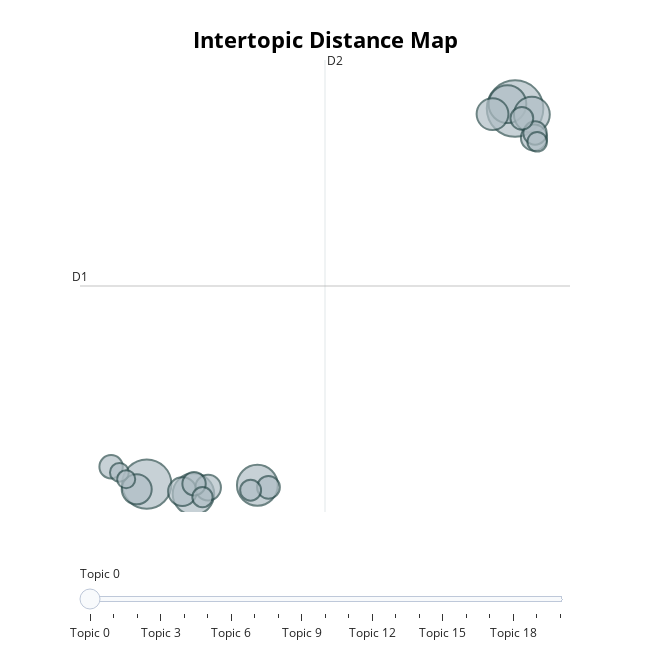

Here is the notebook cell this chart was saved with:
### Code cell
model.visualize_topics()

### Figure 1 — Plotly figure (JSON) as saved in the notebook; plotly's stock layout.template omitted (floating-point values rounded to 4 significant figures)
{"data": [{"customdata": [[0, "writing | instruction | second | composition | language", 117], [1, "language | tests | reading | second | posttests", 89], [2, "teacher | teachers | language | attitudes | faculty", 63], [3, "communication | intercultural | mediated | language | cultural", 61], [4, "instruction | assisted | computer | second | language", 52], [5, "second | language | student | english | attitudes", 47], [6, "linguistics | computational | language | second | phrase", 37], [7, "chinese | mandarin | language | instruction | second", 33], [8, "technology | uses | in | education | educational", 30], [9, "blended | learning | instructional | student | language", 25], [10, "teacher | school | teachers | technology | middle", 24], [11, "pandemics | 19 | covid | closing | online", 20], [12, "computer | science | engineering | education | programming", 20], [13, "literacy | teachers | technological | teacher | content", 20], [14, "devices | handheld | student | technology | telecommunications", 19], [15, "computer | assisted | communication | mediated | instruction", 19], [16, "spanish | language | task | learning | instruction", 16], [17, "technology | college | education | faculty | educational", 15], [18, "simulation | games | learning | educational | computer", 14], [19, "systems | integrated | courses | online | analytics", 13], [20, "evaluation | instruction | computer | assisted | instructional", 12]], "hovertemplate": "<b>Topic %{customdata[0]}</b><br>%{customdata[1]}<br>Size: %{customdata[2]}", "legendgroup": "", "marker": {"color": "#B0BEC5", "line": {"color": "DarkSlateGrey", "width": 2}, "size": [117, 89, 63, 61, 52, 47, 37, 33, 30, 25, 24, 20, 20, 20, 19, 19, 16, 15, 14, 13, 12], "sizemode": "area", "sizeref": 0.07312, "symbol": "circle"}, "mode": "markers", "name": "", "orientation": "v", "showlegend": false, "type": "scatter", "x": [5.471, -4.774, -3.475, -1.697, 5.259, 5.938, 4.844, -5.054, -3.782, 5.998, -3.066, 6.027, -5.766, -3.458, 5.659, -1.388, -1.885, -3.224, 6.086, -5.535, -5.347], "xaxis": "x", "y": [15.85, -4.698, -5.242, -4.763, 16.09, 15.52, 15.55, -4.985, -5.108, 14.26, -4.891, 14.51, -3.753, -4.682, 15.32, -4.876, -5.032, -5.413, 14.03, -4.057, -4.432], "yaxis": "y"}], "layout": {"annotations": [{"showarrow": false, "text": "D1", "x": -6.631, "y": 6.14, "yshift": 10}, {"showarrow": false, "text": "D2", "x": 0.1841, "xshift": 10, "y": 18.51}], "height": 650, "hoverlabel": {"bgcolor": "white", "font": {"family": "Rockwell", "size": 16}}, "legend": {"itemsizing": "constant", "tracegroupgap": 0}, "margin": {"t": 60}, "shapes": [{"line": {"color": "#CFD8DC", "width": 2}, "type": "line", "x0": 0.1841, "x1": 0.1841, "y0": -6.225, "y1": 18.51}, {"line": {"color": "#9E9E9E", "width": 2}, "type": "line", "x0": -6.631, "x1": 6.999, "y0": 6.14, "y1": 6.14}], "sliders": [{"active": 0, "pad": {"t": 50}, "steps": [{"args": [{"marker.color": [["red", "#B0BEC5", "#B0BEC5", "#B0BEC5", "#B0BEC5", "#B0BEC5", "#B0BEC5", "#B0BEC5", "#B0BEC5", "#B0BEC5", "#B0BEC5", "#B0BEC5", "#B0BEC5", "#B0BEC5", "#B0BEC5", "#B0BEC5", "#B0BEC5", "#B0BEC5", "#B0BEC5", "#B0BEC5", "#B0BEC5"]]}], "label": "Topic 0", "method": "update"}, {"args": [{"marker.color": [["#B0BEC5", "red", "#B0BEC5", "#B0BEC5", "#B0BEC5", "#B0BEC5", "#B0BEC5", "#B0BEC5", "#B0BEC5", "#B0BEC5", "#B0BEC5", "#B0BEC5", "#B0BEC5", "#B0BEC5", "#B0BEC5", "#B0BEC5", "#B0BEC5", "#B0BEC5", "#B0BEC5", "#B0BEC5", "#B0BEC5"]]}], "label": "Topic 1", "method": "update"}, {"args": [{"marker.color": [["#B0BEC5", "#B0BEC5", "red", "#B0BEC5", "#B0BEC5", "#B0BEC5", "#B0BEC5", "#B0BEC5", "#B0BEC5", "#B0BEC5", "#B0BEC5", "#B0BEC5", "#B0BEC5", "#B0BEC5", "#B0BEC5", "#B0BEC5", "#B0BEC5", "#B0BEC5", "#B0BEC5", "#B0BEC5", "#B0BEC5"]]}], "label": "Topic 2", "method": "update"}, {"args": [{"marker.color": [["#B0BEC5", "#B0BEC5", "#B0BEC5", "red", "#B0BEC5", "#B0BEC5", "#B0BEC5", "#B0BEC5", "#B0BEC5", "#B0BEC5", "#B0BEC5", "#B0BEC5", "#B0BEC5", "#B0BEC5", "#B0BEC5", "#B0BEC5", "#B0BEC5", "#B0BEC5", "#B0BEC5", "#B0BEC5", "#B0BEC5"]]}], "label": "Topic 3", "method": "update"}, {"args": [{"marker.color": [["#B0BEC5", "#B0BEC5", "#B0BEC5", "#B0BEC5", "red", "#B0BEC5", "#B0BEC5", "#B0BEC5", "#B0BEC5", "#B0BEC5", "#B0BEC5", "#B0BEC5", "#B0BEC5", "#B0BEC5", "#B0BEC5", "#B0BEC5", "#B0BEC5", "#B0BEC5", "#B0BEC5", "#B0BEC5", "#B0BEC5"]]}], "label": "Topic 4", "method": "update"}, {"args": [{"marker.color": [["#B0BEC5", "#B0BEC5", "#B0BEC5", "#B0BEC5", "#B0BEC5", "red", "#B0BEC5", "#B0BEC5", "#B0BEC5", "#B0BEC5", "#B0BEC5", "#B0BEC5", "#B0BEC5", "#B0BEC5", "#B0BEC5", "#B0BEC5", "#B0BEC5", "#B0BEC5", "#B0BEC5", "#B0BEC5", "#B0BEC5"]]}], "label": "Topic 5", "method": "update"}, {"args": [{"marker.color": [["#B0BEC5", "#B0BEC5", "#B0BEC5", "#B0BEC5", "#B0BEC5", "#B0BEC5", "red", "#B0BEC5", "#B0BEC5", "#B0BEC5", "#B0BEC5", "#B0BEC5", "#B0BEC5", "#B0BEC5", "#B0BEC5", "#B0BEC5", "#B0BEC5", "#B0BEC5", "#B0BEC5", "#B0BEC5", "#B0BEC5"]]}], "label": "Topic 6", "method": "update"}, {"args": [{"marker.color": [["#B0BEC5", "#B0BEC5", "#B0BEC5", "#B0BEC5", "#B0BEC5", "#B0BEC5", "#B0BEC5", "red", "#B0BEC5", "#B0BEC5", "#B0BEC5", "#B0BEC5", "#B0BEC5", "#B0BEC5", "#B0BEC5", "#B0BEC5", "#B0BEC5", "#B0BEC5", "#B0BEC5", "#B0BEC5", "#B0BEC5"]]}], "label": "Topic 7", "method": "update"}, {"args": [{"marker.color": [["#B0BEC5", "#B0BEC5", "#B0BEC5", "#B0BEC5", "#B0BEC5", "#B0BEC5", "#B0BEC5", "#B0BEC5", "red", "#B0BEC5", "#B0BEC5", "#B0BEC5", "#B0BEC5", "#B0BEC5", "#B0BEC5", "#B0BEC5", "#B0BEC5", "#B0BEC5", "#B0BEC5", "#B0BEC5", "#B0BEC5"]]}], "label": "Topic 8", "method": "update"}, {"args": [{"marker.color": [["#B0BEC5", "#B0BEC5", "#B0BEC5", "#B0BEC5", "#B0BEC5", "#B0BEC5", "#B0BEC5", "#B0BEC5", "#B0BEC5", "red", "#B0BEC5", "#B0BEC5", "#B0BEC5", "#B0BEC5", "#B0BEC5", "#B0BEC5", "#B0BEC5", "#B0BEC5", "#B0BEC5", "#B0BEC5", "#B0BEC5"]]}], "label": "Topic 9", "method": "update"}, {"args": [{"marker.color": [["#B0BEC5", "#B0BEC5", "#B0BEC5", "#B0BEC5", "#B0BEC5", "#B0BEC5", "#B0BEC5", "#B0BEC5", "#B0BEC5", "#B0BEC5", "red", "#B0BEC5", "#B0BEC5", "#B0BEC5", "#B0BEC5", "#B0BEC5", "#B0BEC5", "#B0BEC5", "#B0BEC5", "#B0BEC5", "#B0BEC5"]]}], "label": "Topic 10", "method": "update"}, {"args": [{"marker.color": [["#B0BEC5", "#B0BEC5", "#B0BEC5", "#B0BEC5", "#B0BEC5", "#B0BEC5", "#B0BEC5", "#B0BEC5", "#B0BEC5", "#B0BEC5", "#B0BEC5", "red", "#B0BEC5", "#B0BEC5", "#B0BEC5", "#B0BEC5", "#B0BEC5", "#B0BEC5", "#B0BEC5", "#B0BEC5", "#B0BEC5"]]}], "label": "Topic 11", "method": "update"}, {"args": [{"marker.color": [["#B0BEC5", "#B0BEC5", "#B0BEC5", "#B0BEC5", "#B0BEC5", "#B0BEC5", "#B0BEC5", "#B0BEC5", "#B0BEC5", "#B0BEC5", "#B0BEC5", "#B0BEC5", "red", "#B0BEC5", "#B0BEC5", "#B0BEC5", "#B0BEC5", "#B0BEC5", "#B0BEC5", "#B0BEC5", "#B0BEC5"]]}], "label": "Topic 12", "method": "update"}, {"args": [{"marker.color": [["#B0BEC5", "#B0BEC5", "#B0BEC5", "#B0BEC5", "#B0BEC5", "#B0BEC5", "#B0BEC5", "#B0BEC5", "#B0BEC5", "#B0BEC5", "#B0BEC5", "#B0BEC5", "#B0BEC5", "red", "#B0BEC5", "#B0BEC5", "#B0BEC5", "#B0BEC5", "#B0BEC5", "#B0BEC5", "#B0BEC5"]]}], "label": "Topic 13", "method": "update"}, {"args": [{"marker.color": [["#B0BEC5", "#B0BEC5", "#B0BEC5", "#B0BEC5", "#B0BEC5", "#B0BEC5", "#B0BEC5", "#B0BEC5", "#B0BEC5", "#B0BEC5", "#B0BEC5", "#B0BEC5", "#B0BEC5", "#B0BEC5", "red", "#B0BEC5", "#B0BEC5", "#B0BEC5", "#B0BEC5", "#B0BEC5", "#B0BEC5"]]}], "label": "Topic 14", "method": "update"}, {"args": [{"marker.color": [["#B0BEC5", "#B0BEC5", "#B0BEC5", "#B0BEC5", "#B0BEC5", "#B0BEC5", "#B0BEC5", "#B0BEC5", "#B0BEC5", "#B0BEC5", "#B0BEC5", "#B0BEC5", "#B0BEC5", "#B0BEC5", "#B0BEC5", "red", "#B0BEC5", "#B0BEC5", "#B0BEC5", "#B0BEC5", "#B0BEC5"]]}], "label": "Topic 15", "method": "update"}, {"args": [{"marker.color": [["#B0BEC5", "#B0BEC5", "#B0BEC5", "#B0BEC5", "#B0BEC5", "#B0BEC5", "#B0BEC5", "#B0BEC5", "#B0BEC5", "#B0BEC5", "#B0BEC5", "#B0BEC5", "#B0BEC5", "#B0BEC5", "#B0BEC5", "#B0BEC5", "red", "#B0BEC5", "#B0BEC5", "#B0BEC5", "#B0BEC5"]]}], "label": "Topic 16", "method": "update"}, {"args": [{"marker.color": [["#B0BEC5", "#B0BEC5", "#B0BEC5", "#B0BEC5", "#B0BEC5", "#B0BEC5", "#B0BEC5", "#B0BEC5", "#B0BEC5", "#B0BEC5", "#B0BEC5", "#B0BEC5", "#B0BEC5", "#B0BEC5", "#B0BEC5", "#B0BEC5", "#B0BEC5", "red", "#B0BEC5", "#B0BEC5", "#B0BEC5"]]}], "label": "Topic 17", "method": "update"}, {"args": [{"marker.color": [["#B0BEC5", "#B0BEC5", "#B0BEC5", "#B0BEC5", "#B0BEC5", "#B0BEC5", "#B0BEC5", "#B0BEC5", "#B0BEC5", "#B0BEC5", "#B0BEC5", "#B0BEC5", "#B0BEC5", "#B0BEC5", "#B0BEC5", "#B0BEC5", "#B0BEC5", "#B0BEC5", "red", "#B0BEC5", "#B0BEC5"]]}], "label": "Topic 18", "method": "update"}, {"args": [{"marker.color": [["#B0BEC5", "#B0BEC5", "#B0BEC5", "#B0BEC5", "#B0BEC5", "#B0BEC5", "#B0BEC5", "#B0BEC5", "#B0BEC5", "#B0BEC5", "#B0BEC5", "#B0BEC5", "#B0BEC5", "#B0BEC5", "#B0BEC5", "#B0BEC5", "#B0BEC5", "#B0BEC5", "#B0BEC5", "red", "#B0BEC5"]]}], "label": "Topic 19", "method": "update"}, {"args": [{"marker.color": [["#B0BEC5", "#B0BEC5", "#B0BEC5", "#B0BEC5", "#B0BEC5", "#B0BEC5", "#B0BEC5", "#B0BEC5", "#B0BEC5", "#B0BEC5", "#B0BEC5", "#B0BEC5", "#B0BEC5", "#B0BEC5", "#B0BEC5", "#B0BEC5", "#B0BEC5", "#B0BEC5", "#B0BEC5", "#B0BEC5", "red"]]}], "label": "Topic 20", "method": "update"}]}], "title": {"font": {"color": "Black", "size": 22}, "text": "<b>Intertopic Distance Map</b>", "x": 0.5, "xanchor": "center", "y": 0.95, "yanchor": "top"}, "width": 650, "xaxis": {"anchor": "y", "domain": [0, 1], "range": [-6.631, 6.999], "title": {"text": ""}, "visible": false}, "yaxis": {"anchor": "x", "domain": [0, 1], "range": [-6.225, 18.51], "title": {"text": ""}, "visible": false}}}
